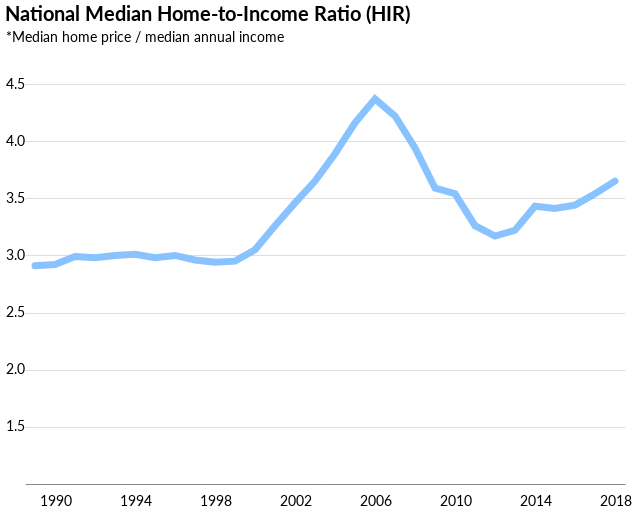

Source (notebook cell):
### Markdown cell above
### National Median HIR

### Code cell
natl_med = alt.Chart(nat_hir, title='National Median Home-to-Income Ratio (HIR)'
                    ).mark_line(size=7, strokeCap='round', color='#89c3ff',
                               ).encode(x=alt.X('Year:O', axis=alt.Axis(ticks=False, values=list(range(1990, 2019, 4)))), 
                                        y=alt.Y('HIR', title='*Median home price / median annual income', scale=alt.Scale(domain=[1,4.5]), axis=alt.Axis(values=list(np.arange(1.5,5,.5)), titleY=-40)))
natl_med

### Figure 1 — Vega-Lite specification as saved in the notebook (floating-point values rounded to 4 significant figures)
{"width": 600, "height": 400, "background": "white", "config": {"title": {"fontSize": 20, "anchor": "start", "font": "Lato", "offset": 5}, "axisX": {"grid": false, "labelFont": "Lato", "labelFontSize": 14, "labelAngle": 0, "labelPadding": 10, "ticks": false, "tickSize": 5, "title": null, "titleFont": "Lato", "titleFontSize": 14, "titleFontWeight": "light", "titleY": 30, "titleX": 280}, "axisY": {"grid": true, "gridOpacity": 1, "labelFont": "Lato", "labelFontSize": 14, "labelLimit": 100, "labelAlign": "left", "labelPadding": 20, "ticks": false, "title": null, "titleFont": "Lato", "titleFontWeight": "normal", "titleFontSize": 14, "titleAlign": "left", "titleAngle": 0, "titleY": -20, "titleX": -20, "domainWidth": 0}, "view": {"strokeOpacity": 0}}, "data": {"name": "data-c138655eb8800e34a4e5d8bb472ce6dd"}, "mark": {"type": "line", "color": "#89c3ff", "size": 7, "strokeCap": "round"}, "encoding": {"x": {"type": "ordinal", "axis": {"ticks": false, "values": [1990, 1994, 1998, 2002, 2006, 2010, 2014, 2018]}, "field": "Year"}, "y": {"type": "quantitative", "axis": {"titleY": -40, "values": [1.5, 2.0, 2.5, 3.0, 3.5, 4.0, 4.5]}, "field": "HIR", "scale": {"domain": [1, 4.5]}, "title": "*Median home price / median annual income"}}, "title": "National Median Home-to-Income Ratio (HIR)", "$schema": "https://vega.github.io/schema/vega-lite/v4.0.0.json", "datasets": {"data-c138655eb8800e34a4e5d8bb472ce6dd": [{"Year": 1989, "Med_Home": 84065, "Med_Inc": 28906, "HIR": 2.91}, {"Year": 1990, "Med_Home": 87295, "Med_Inc": 29943, "HIR": 2.92}, {"Year": 1991, "Med_Home": 90074, "Med_Inc": 30126, "HIR": 2.99}, {"Year": 1992, "Med_Home": 91330, "Med_Inc": 30636, "HIR": 2.98}, {"Year": 1993, "Med_Home": 93783, "Med_Inc": 31241, "HIR": 3.0}, {"Year": 1994, "Med_Home": 97050, "Med_Inc": 32264, "HIR": 3.01}, {"Year": 1995, "Med_Home": 101550, "Med_Inc": 34076, "HIR": 2.98}, {"Year": 1996, "Med_Home": 106534, "Med_Inc": 35492, "HIR": 3.0}, {"Year": 1997, "Med_Home": 109508, "Med_Inc": 37005, "HIR": 2.96}, {"Year": 1998, "Med_Home": 114137, "Med_Inc": 38885, "HIR": 2.94}, {"Year": 1999, "Med_Home": 120209, "Med_Inc": 40696, "HIR": 2.95}, {"Year": 2000, "Med_Home": 128265, "Med_Inc": 41990, "HIR": 3.05}, {"Year": 2001, "Med_Home": 137653, "Med_Inc": 42228, "HIR": 3.26}, {"Year": 2002, "Med_Home": 146828, "Med_Inc": 42409, "HIR": 3.46}, {"Year": 2003, "Med_Home": 157925, "Med_Inc": 43318, "HIR": 3.65}, {"Year": 2004, "Med_Home": 172564, "Med_Inc": 44334, "HIR": 3.89}, {"Year": 2005, "Med_Home": 192866, "Med_Inc": 46326, "HIR": 4.16}, {"Year": 2006, "Med_Home": 210742, "Med_Inc": 48201, "HIR": 4.37}, {"Year": 2007, "Med_Home": 211944, "Med_Inc": 50233, "HIR": 4.22}, {"Year": 2008, "Med_Home": 198014, "Med_Inc": 50303, "HIR": 3.94}, {"Year": 2009, "Med_Home": 178457, "Med_Inc": 49777, "HIR": 3.59}, {"Year": 2010, "Med_Home": 174469, "Med_Inc": 49276, "HIR": 3.54}, {"Year": 2011, "Med_Home": 163402, "Med_Inc": 50054, "HIR": 3.26}, {"Year": 2012, "Med_Home": 161718, "Med_Inc": 51017, "HIR": 3.17}, {"Year": 2013, "Med_Home": 172437, "Med_Inc": 53585, "HIR": 3.22}, {"Year": 2014, "Med_Home": 184106, "Med_Inc": 53657, "HIR": 3.43}, {"Year": 2015, "Med_Home": 192703, "Med_Inc": 56516, "HIR": 3.41}, {"Year": 2016, "Med_Home": 203284, "Med_Inc": 59039, "HIR": 3.44}, {"Year": 2017, "Med_Home": 216163, "Med_Inc": 61136, "HIR": 3.54}, {"Year": 2018, "Med_Home": 230577, "Med_Inc": 63179, "HIR": 3.65}]}}
